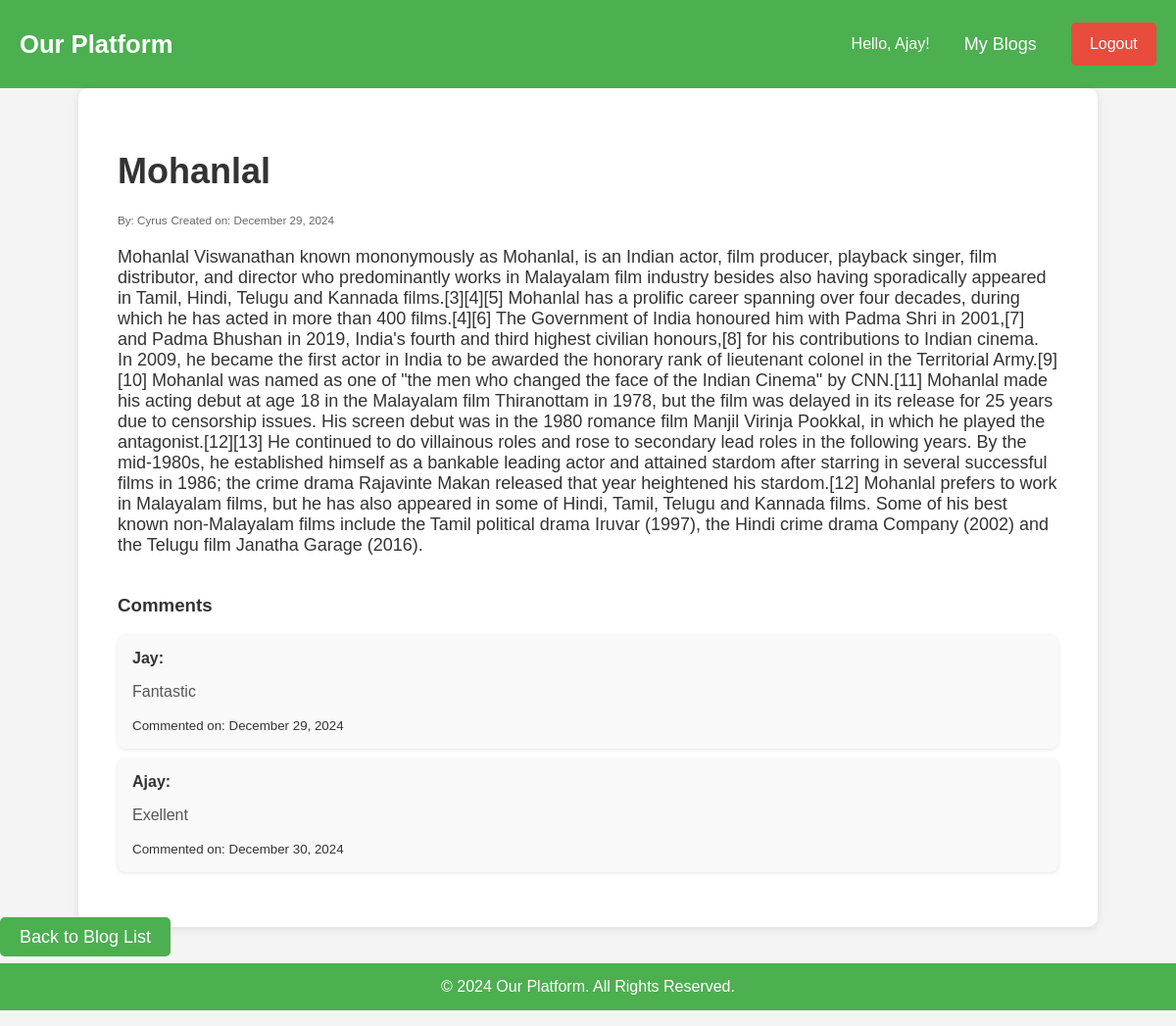
The page /blog/2/ (signed in) on the database its author committed.
### app1/models.py (models this page shows, shortened)
class CustomUser(AbstractUser):
    age = models.PositiveIntegerField(default=18)
    dob = models.DateField(null=True, blank=True)  # Make dob optional
    location = models.CharField(max_length=255)
    image = models.ImageField(upload_to='profile_images/', null=True, blank=True)
    groups = models.ManyToManyField(
        'auth.Group',
        related_name='customuser_set',
        blank=True,
        help_text='The groups this user belongs to.'
    )
    user_permissions = models.ManyToManyField(
        'auth.Permission',
        related_name='customuser_set',
        blank=True,
        help_text='Specific permissions for this user.'
    )

class Post(models.Model):
    user = models.ForeignKey(User, on_delete=models.CASCADE, related_name='posts')
    title = models.CharField(max_length=255)
    content = models.TextField()
    image = models.ImageField(upload_to='post_images/', null=True, blank=True)
    created_at = models.DateTimeField(auto_now_add=True)
    class Meta:
        ordering = ['-created_at']

class Comment(models.Model):
    post = models.ForeignKey(Post, on_delete=models.CASCADE, related_name='comments')
    user = models.ForeignKey(User, on_delete=models.CASCADE)
    cmtcontent = models.TextField()
    created_at = models.DateTimeField(auto_now_add=True)
    class Meta:
        ordering = ['created_at']

### app1/views.py (the view)
# urls.py: path('blog/<int:blog_id>/', blog_detail, name='blog_detail'),
def blog_detail(request, blog_id):
    post = get_object_or_404(Post, id=blog_id)
    context = {
        'blog': post
    }
    return render(request, 'blog_detail.html', context)

### templates/blog_detail.html (shortened to what this page needs)
{% extends 'base.html' %}
{% block content %}
    <div class="blog-detail-container" data-blog-id="{{ blog.id }}">
        <h1 class="blog-title">{{ blog.title }}</h1>
        <div class="blog-header">
            <small class="author">By: {{ blog.user.username }}</small>
            <small class="date">Created on: {{ blog.created_at|date:"F d, Y" }}</small>
        </div>
        <div class="blog-content">
            <p>{{ blog.content }}</p>
        </div>
        <div class="comments-section">
            <h3>Comments</h3>
            {% if blog.comments.all %}
                <ul class="comment-list" id="comment-list">
                    {% for comment in blog.comments.all %}
                        <li class="comment-item" id="comment-{{ comment.id }}">
                            <strong>{{ comment.user.username }}:</strong>
                            <p>{{ comment.cmtcontent }}</p>
                            <small>Commented on: {{ comment.created_at|date:"F d, Y" }}</small>
                        </li>
                    {% endfor %}
                </ul>
            {% else %}
                <p>No comments yet. Be the first to comment!</p>
            {% endif %}
        </div>
    </div>
    <div class="cta-container">
        <a href="{% url 'landing' %}" class="cta-button">Back to Blog List</a>
    </div>
{% endblock %}

### templates/base.html (shortened to what this page needs)
<!DOCTYPE html>
<html lang="en">
<head>
</head>
<body>
    <header>
        <nav>
            <div class="logo">
                <a href="{% url 'home' %}" style="color: white; text-decoration: none;">Our Platform</a>
            </div>
            {% if user.is_authenticated %}
                <div class="nav-auth">
                    <p>Hello, {{ user.username }}!</p>
                    <a href="{% url 'user_blogs' %}" class="cta-button">My Blogs</a>
                    <form method="POST" action="{% url 'logout' %}">
                        <button type="submit" class="logout-button">Logout</button>
                    </form>
                </div>
            {% else %}
                <div class="cta-buttons">
                    <a href="{% url 'login' %}" class="cta-button">Login</a>
                    <a href="{% url 'register' %}" class="cta-button">Register</a>
                </div>
            {% endif %}
        </nav>
    </header>
    {% block content %}{% endblock %}
    <footer>
        <p style="text-align: center; padding: 15px; background-color: #4CAF50; color: white;">
            &copy; 2024 Our Platform. All Rights Reserved.
        </p>
    </footer>
</body>
</html>

### templates/base.html (style rules this page uses)
body { font-family: Arial, sans-serif; margin: 0; padding: 0; background-color: #f4f4f4; color: #333; }
header { background-color: #4CAF50; color: white; padding: 20px 0; text-align: center; }
nav { display: flex; justify-content: space-between; align-items: center; max-width: 1200px; margin: 0 auto; padding: 0 20px; }
.logo { font-size: 1.6em; font-weight: bold; color: white; }
.cta-button { padding: 10px 20px; font-size: 1em; color: white; background-color: #4CAF50; border: none; border-radius: 5px; cursor: pointer; text-decoration: none; }
.logout-button { background-color: #e74c3c; color: white; padding: 0.8rem 1.2rem; border: none; border-radius: 5px; cursor: pointer; font-size: 1rem; }
.nav-auth { display: flex; gap: 15px; align-items: center; }

### templates/blog_detail.html (style rules this page uses)
.blog-detail-container { width: 80%; margin: 0 auto; padding: 40px; background-color: #fff; border-radius: 10px; box-shadow: 0 2px 8px rgba(0, 0, 0, 0.1); }
.blog-title { font-size: 36px; margin-bottom: 20px; color: #333; }
.blog-header { font-size: 14px; color: #666; margin-bottom: 20px; }
.blog-content { font-size: 18px; color: #333; margin-bottom: 30px; }
.comments-section { margin-top: 40px; }
.comment-list { list-style-type: none; padding: 0; }
.comment-item { background-color: #f9f9f9; padding: 15px; margin-bottom: 10px; border-radius: 8px; box-shadow: 0 1px 4px rgba(0, 0, 0, 0.1); }
.comment-item p { font-size: 16px; color: #555; }
.cta-button { font-size: 18px; background-color: #4CAF50; color: white; padding: 10px 20px; text-decoration: none; border-radius: 5px; transition: background-color 0.3s; }

### rows shown on the page
CustomUser: username "Ajay"
Post: title "Mohanlal", user.username "Cyrus", created_at "December 29, 2024", content "Mohanlal Viswanathan known mononymously as Mohanlal, is an Indian actor, film producer, playback singer, film distributor, and director who predominantly works in Malayalam film industry besides also having sporadically appeared in Tamil, Hindi, Telugu and Kannada films.[3][4][5] Mohanlal has a prolific career spanning over four decades, during which he has acted in more than 400 films.[4][6] The Government of India honoured him with Padma Shri in 2001,[7] and Padma Bhushan in 2019, India's fourth and third highest civilian honours,[8] for his contributions to Indian cinema. In 2009, he became the first actor in India to be awarded the honorary rank of lieutenant colonel in the Territorial…"
Comment: user.username "Jay", cmtcontent "Fantastic", created_at "December 29, 2024"
Comment: user.username "Ajay", cmtcontent "Exellent", created_at "December 30, 2024"
